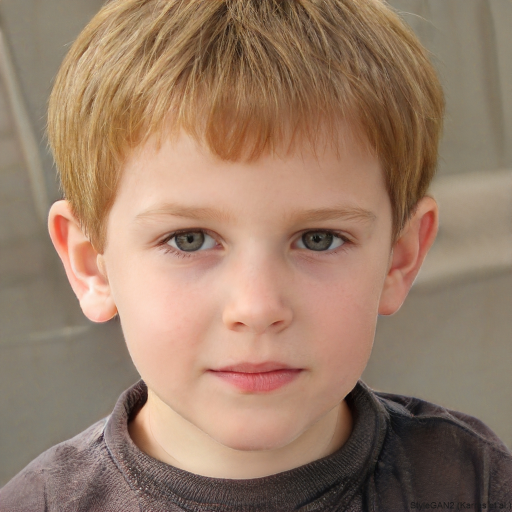
#> input picture faces/face_0001_130a2865.jpg, 1024 x 1024 px (shown at 1/2 size); its folder holds only this picture in this run
$ python -i core_backend.py   (imports and definitions only)
#> lines starting #> are read from the running program, lines starting #| are printed output that depends on the picture
#!/usr/bin/env python3
"""
Core Backend for Integrated Face Processing System
Combines downloading, embedding, and search functionality
"""

import requests
import os
import time
import hashlib
from typing import List, Dict, Any, Optional, Tuple, Set
import numpy as np
from PIL import Image
import io
import json
from datetime import datetime
import logging
from concurrent.futures import ThreadPoolExecutor, as_completed
import threading
from dataclasses import dataclass, asdict
import shutil
from pathlib import Path

# Try to import cv2, use fallback if not available
try:
    import cv2
    CV2_AVAILABLE = True
except ImportError:
    CV2_AVAILABLE = False

# Import ChromaDB
try:
    import chromadb
    from chromadb.config import Settings
    CHROMADB_AVAILABLE = True
except ImportError:
    CHROMADB_AVAILABLE = False

# Set up logging
# [1 line not run here, left out]
logger = logging.getLogger(__name__)

@dataclass
class FaceData:
    """Data class for face information"""
    face_id: str
    file_path: str
    features: Dict[str, Any]
    embedding: Optional[List[float]]
    timestamp: str
    image_hash: str

    def to_dict(self) -> Dict[str, Any]:
        return asdict(self)

@dataclass
class SystemConfig:
    """Configuration for the entire system"""
    faces_dir: str = "./faces"
    db_path: str = "./chroma_db"
    collection_name: str = "faces"
    download_delay: float = 1.0
    max_workers: int = 2
    batch_size: int = 50
    config_file: str = "system_config.json"

    # [15 lines left out: functions from_file, save_to_file, not called in this run]

class SystemStats:
    """Track system-wide statistics"""
    # [11 lines left out: function __init__, not called in this run]

    def increment_download_attempts(self):
        with self.lock:
            self.download_attempts += 1

    def increment_download_success(self):
        with self.lock:
            self.download_success += 1

    def increment_download_duplicates(self):
        with self.lock:
            self.download_duplicates += 1

    def increment_download_errors(self):
        with self.lock:
            self.download_errors += 1

    def increment_embed_processed(self):
        with self.lock:
            self.embed_processed += 1

    def increment_embed_success(self):
        with self.lock:
            self.embed_success += 1

    def increment_embed_errors(self):
        with self.lock:
            self.embed_errors += 1

    def increment_search_queries(self):
        with self.lock:
            self.search_queries += 1

    # [16 lines left out: function get_stats, not called in this run]

class FaceAnalyzer:
    """Analyze face images for features including demographics"""

    def __init__(self):
        self.cv2_available = CV2_AVAILABLE
        if not self.cv2_available:
            logger.warning("OpenCV not available. Using basic image analysis.")

    def analyze_face(self, image_path: str) -> Dict[str, Any]:
        """Analyze face image and extract features including demographics"""
#> called with image_path = '../faces/face_0001_130a2865.jpg'
        try:
            # Open image
            image = Image.open(image_path)
#> image is the input picture: PIL image 1024x1024 RGB; mean R, G, B 153.2, 125, 104.5

            # Basic features
            features = {
                'width': image.size[0],
                'height': image.size[1],
                'mode': image.mode,
                'size_bytes': os.path.getsize(image_path),
                'has_transparency': image.mode in ('RGBA', 'LA') or 'transparency' in image.info,
                'format': image.format
            }
#> features = {'width': 1024, 'height': 1024, 'mode': 'RGB', 'size_bytes': 566918, 'has_transparency': False, 'format': 'JPEG'}

            # Advanced features with OpenCV or PIL
            if self.cv2_available:
                cv_image = cv2.imread(image_path)
                if cv_image is not None:
                    # Color analysis
                    features.update(self._analyze_colors(cv_image))
                    # Face detection
                    face_info = self._detect_faces(cv_image)
                    features.update(face_info)
                    # Demographic analysis
                    features.update(self._analyze_demographics(cv_image, face_info))
            else:
                # Fallback to PIL-based analysis
                img_array = np.array(image)
                features.update(self._analyze_colors_pil(img_array))
                features.update(self._analyze_demographics_pil(img_array))

            return features

        except Exception as e:
            logger.error(f"Error analyzing image {image_path}: {e}")
            return {'error': str(e)}

    def _analyze_colors(self, cv_image) -> Dict[str, Any]:
        """Analyze color properties of the image"""
        try:
            # Convert to different color spaces
            hsv = cv2.cvtColor(cv_image, cv2.COLOR_BGR2HSV)
#> hsv: shape (1024, 1024, 3); mean H, S, V 18.3, 79.6, 153.3
            lab = cv2.cvtColor(cv_image, cv2.COLOR_BGR2LAB)
#> lab: shape (1024, 1024, 3); mean of channels 0, 1, 2 138.1, 135.9, 143.3

            # Calculate statistics
            bgr_mean = np.mean(cv_image, axis=(0, 1))
#> bgr_mean = [104.5, 125, 153.2]
            hsv_mean = np.mean(hsv, axis=(0, 1))
#> hsv_mean = [18.3, 79.56, 153.3]

            return {
                'dominant_color_bgr': bgr_mean.tolist(),
                'brightness': float(np.mean(cv2.cvtColor(cv_image, cv2.COLOR_BGR2GRAY))),
                'contrast': float(np.std(cv2.cvtColor(cv_image, cv2.COLOR_BGR2GRAY))),
                'saturation_mean': float(hsv_mean[1])
            }
        except Exception as e:
            return {'color_error': str(e)}

    # [15 lines left out: function _analyze_colors_pil, not called in this run]

    def _detect_faces(self, cv_image) -> Dict[str, Any]:
        """Detect faces in the image"""
        try:
            # Use Haar cascades for face detection
            face_cascade = cv2.CascadeClassifier(cv2.data.haarcascades + 'haarcascade_frontalface_default.xml')
            gray = cv2.cvtColor(cv_image, cv2.COLOR_BGR2GRAY)
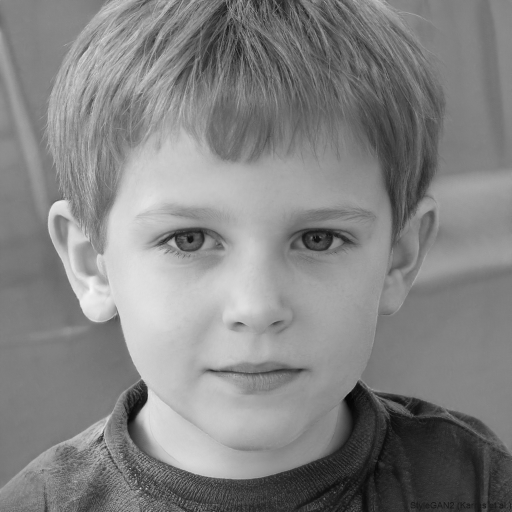
#> gray: shape (1024, 1024) (shown at 1/2 size); min 2, max 248, mean 131.1
            faces = face_cascade.detectMultiScale(gray, 1.1, 4)
#> faces = [[158, 229, 677, 677]]
#> in analyze_face, `face_info = self._detect_faces(cv_image)`: face_info = {'faces_detected': 1, 'face_regions': [[158, 229, 677, 677]]}

            return {
                'faces_detected': len(faces),
                'face_regions': faces.tolist() if len(faces) > 0 else []
            }
        except Exception as e:
            return {'face_detection_error': str(e)}

    def _analyze_demographics(self, cv_image, face_info: Dict[str, Any]) -> Dict[str, Any]:
        """Analyze demographic features: age, sex, skin tone, hair color"""
        demographics = {}

        try:
            h, w = cv_image.shape[:2]

            # Get face region or use center of image
            if face_info.get('faces_detected', 0) > 0 and len(face_info.get('face_regions', [])) > 0:
                x, y, fw, fh = face_info['face_regions'][0]
#> x = 158; y = 229; fw = 677; fh = 677
                face_region = cv_image[y:y+fh, x:x+fw]
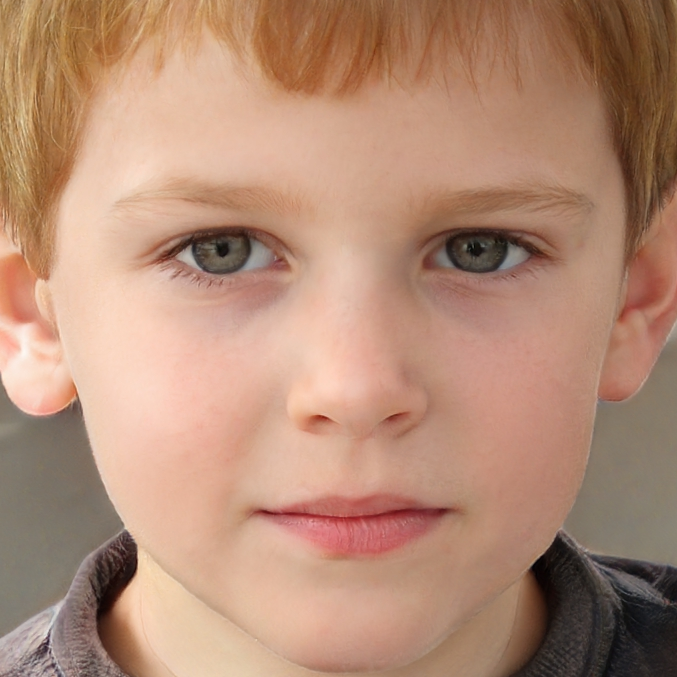
#> face_region: shape (677, 677, 3); mean B, G, R 117.7, 140.1, 180.3
            else:
                # Use center region as fallback
                cy, cx = h//2, w//2
                size = min(h, w) // 2
                y1, y2 = max(0, cy-size//2), min(h, cy+size//2)
                x1, x2 = max(0, cx-size//2), min(w, cx+size//2)
                face_region = cv_image[y1:y2, x1:x2]

            if face_region.size == 0:
                face_region = cv_image

            # Convert to different color spaces for analysis
            hsv_face = cv2.cvtColor(face_region, cv2.COLOR_BGR2HSV)
#> hsv_face: shape (677, 677, 3); mean H, S, V 14.2, 90.2, 180.3
            lab_face = cv2.cvtColor(face_region, cv2.COLOR_BGR2LAB)
#> lab_face: shape (677, 677, 3); mean of channels 0, 1, 2 155.9, 140.3, 146

            # Skin tone analysis (from face center region)
            fh, fw = face_region.shape[:2]
            skin_y1, skin_y2 = fh//3, 2*fh//3
            skin_x1, skin_x2 = fw//3, 2*fw//3
            skin_sample = face_region[skin_y1:skin_y2, skin_x1:skin_x2]
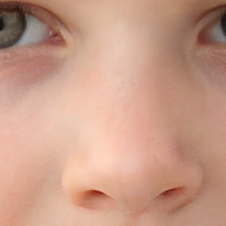
#> skin_sample: shape (226, 226, 3); mean B, G, R 135.7, 155.6, 200.3

            skin_tone = self._estimate_skin_tone(skin_sample)
#> in _estimate_skin_tone, `l_mean = np.mean(lab[:, :, 0])`: l_mean = 172.5
#> skin_tone = 'light'
            demographics['skin_tone'] = skin_tone
            demographics['skin_color'] = self._categorize_skin_color(skin_tone)

            # Hair color analysis (top portion of image)
            hair_region = cv_image[0:h//4, :]
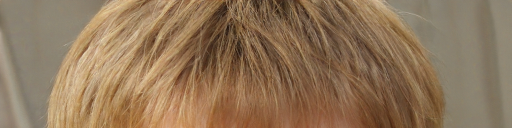
#> hair_region: shape (256, 1024, 3) (shown at 1/2 size); mean B, G, R 89.1, 117.6, 144.2
            hair_color = self._estimate_hair_color(hair_region)
            demographics['hair_color'] = hair_color

            # Age estimation (based on image characteristics)
            age_group = self._estimate_age_group(face_region)
            demographics['age_group'] = age_group
            demographics['estimated_age'] = self._age_group_to_range(age_group)

            # Sex estimation (based on facial features and colors)
            sex = self._estimate_sex(face_region, hair_color, skin_tone)
            demographics['estimated_sex'] = sex

        except Exception as e:
            logger.error(f"Error in demographic analysis: {e}")
            demographics['demographic_error'] = str(e)

        return demographics

    # [50 lines left out: function _analyze_demographics_pil, not called in this run]

    def _estimate_skin_tone(self, skin_sample) -> str:
        """Estimate skin tone from skin sample"""
        try:
            lab = cv2.cvtColor(skin_sample, cv2.COLOR_BGR2LAB)
            l_mean = np.mean(lab[:, :, 0])  # Lightness channel

            # Fitzpatrick-inspired scale
            if l_mean > 200:
                return 'very_light'
            elif l_mean > 170:
                return 'light'
            elif l_mean > 140:
                return 'medium'
            elif l_mean > 110:
                return 'tan'
            elif l_mean > 80:
                return 'brown'
            else:
                return 'dark'
        except:
            return 'unknown'

    def _categorize_skin_color(self, skin_tone: str) -> str:
        """Categorize skin tone into broad categories"""
        tone_map = {
            'very_light': 'light',
            'light': 'light',
            'medium': 'medium',
            'tan': 'medium',
            'brown': 'dark',
            'dark': 'dark'
        }
        return tone_map.get(skin_tone, 'unknown')

    def _estimate_hair_color(self, hair_region) -> str:
        """Estimate hair color from top region"""
        try:
            # Convert to HSV for better color detection
            hsv = cv2.cvtColor(hair_region, cv2.COLOR_BGR2HSV)
#> hsv: shape (256, 1024, 3); mean H, S, V 16.3, 98.9, 144.2
            h_mean = np.mean(hsv[:, :, 0])
#> h_mean = 16.31
            s_mean = np.mean(hsv[:, :, 1])
#> s_mean = 98.89
            v_mean = np.mean(hsv[:, :, 2])
#> v_mean = 144.2
#> in _analyze_demographics, `hair_color = self._estimate_hair_color(hair_region)`: hair_color = 'brown'

            # Black/dark hair
            if v_mean < 50:
                return 'black'
            # Gray/white hair
            elif s_mean < 30 and v_mean > 150:
                return 'gray'
            elif s_mean < 30 and v_mean > 100:
                return 'light_gray'
            # Brown hair
            elif h_mean < 30 and v_mean < 150:
                return 'brown'
            elif h_mean < 30 and v_mean < 100:
                return 'dark_brown'
            # Blonde hair
            elif h_mean < 40 and v_mean > 150:
                return 'blonde'
            # Red hair
            elif h_mean < 20 or h_mean > 340:
                return 'red'
            # Other colors
            else:
                return 'other'

        except:
            return 'unknown'

    # [15 lines left out: function _rgb_to_hair_color, not called in this run]

    def _estimate_age_group(self, face_region) -> str:
        """Estimate age group from facial characteristics"""
        try:
            # Analyze texture and smoothness
            gray = cv2.cvtColor(face_region, cv2.COLOR_BGR2GRAY)
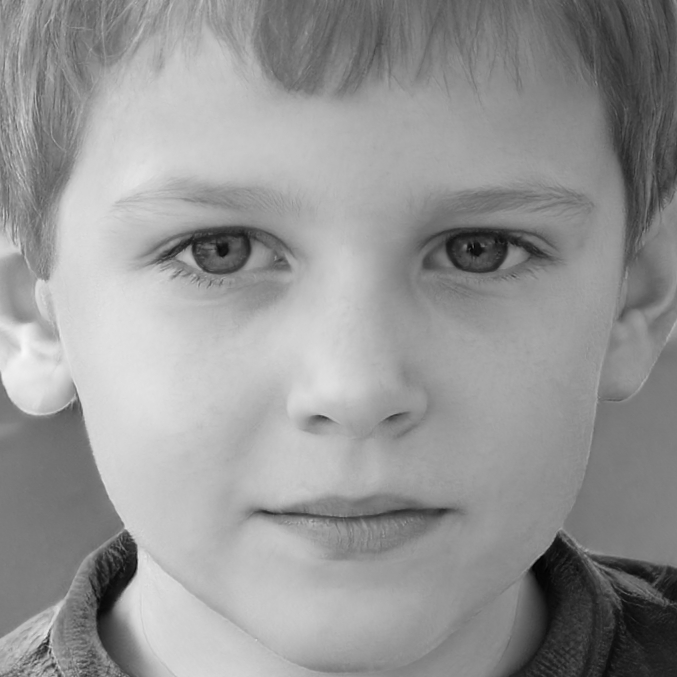
#> gray: shape (677, 677); min 2, max 248, mean 149.6

            # Calculate variance (smoother = younger)
            variance = np.var(gray)
#> variance = 2012.8

            # Calculate edge density (more edges = older)
            edges = cv2.Canny(gray, 50, 150)
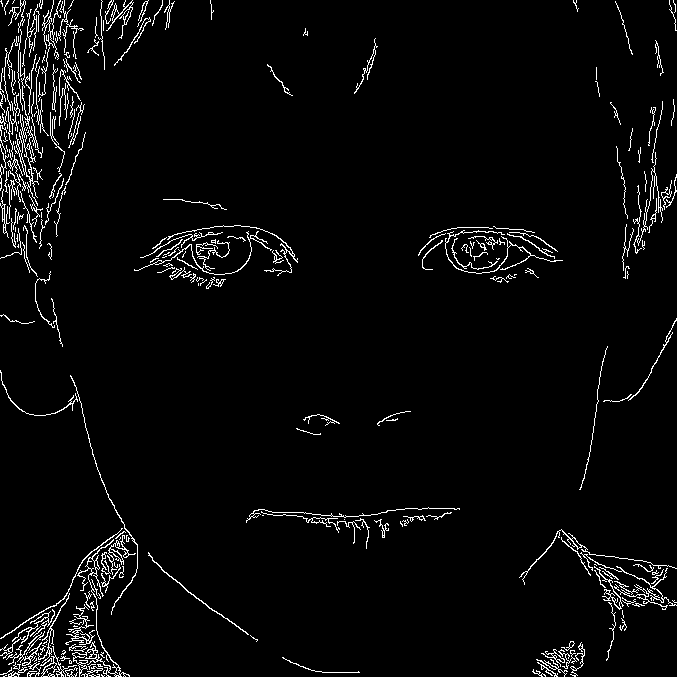
#> edges: shape (677, 677); 3.4% white in thin lines or dots
            edge_density = np.count_nonzero(edges) / edges.size
#> edge_density = 0.0339
#> in _analyze_demographics, `age_group = self._estimate_age_group(face_region)`: age_group = 'senior'

            # Simple heuristic
            if variance < 300 and edge_density < 0.05:
                return 'child'
            elif variance < 600 and edge_density < 0.08:
                return 'young_adult'
            elif variance < 900 and edge_density < 0.12:
                return 'adult'
            elif variance < 1200 and edge_density < 0.15:
                return 'middle_aged'
            else:
                return 'senior'

        except:
            return 'adult'

    def _age_group_to_range(self, age_group: str) -> str:
        """Convert age group to age range"""
        age_ranges = {
            'child': '0-12',
            'young_adult': '18-25',
            'adult': '25-40',
            'middle_aged': '40-60',
            'senior': '60+'
        }
        return age_ranges.get(age_group, '25-40')

    def _estimate_sex(self, face_region, hair_color: str, skin_tone: str) -> str:
        """Estimate biological sex from facial features"""
#> called with hair_color = 'brown', skin_tone = 'light'
        try:
            # Analyze facial structure and features
            gray = cv2.cvtColor(face_region, cv2.COLOR_BGR2GRAY)

            # Calculate aspect ratio (males tend to have wider faces)
            h, w = gray.shape
            aspect_ratio = w / h if h > 0 else 1.0

            # Analyze jawline sharpness (males tend to have sharper jawlines)
            bottom_third = gray[2*h//3:, :]
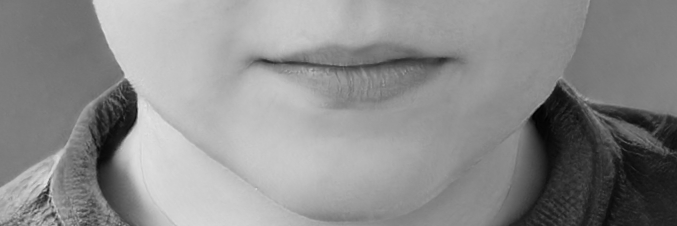
#> bottom_third: shape (226, 677); min 2, max 229, mean 139.9
            jaw_variance = np.var(bottom_third)
#> jaw_variance = 2505.8

            # Analyze skin smoothness (females tend to have smoother skin)
            skin_variance = np.var(gray)
#> skin_variance = 2012.8

            # Simple heuristic combination
            male_score = 0
            female_score = 0

            if aspect_ratio > 0.85:
                male_score += 1
            else:
                female_score += 1

            if jaw_variance > 500:
                male_score += 1
            else:
                female_score += 1

            if skin_variance < 600:
                female_score += 1
            else:
                male_score += 1

            if male_score > female_score:
                return 'male'
            elif female_score > male_score:
                return 'female'
            else:
                return 'unknown'

        except:
            return 'unknown'

class FaceEmbedder:
    """Create embeddings for face images"""

    def __init__(self):
        # Simple embedding using image statistics
        self.embedding_size = 512

    # [90 lines left out: functions create_embedding, _create_statistical_embedding, not called in this run]

class DatabaseManager:
    """Manage ChromaDB operations"""

    # [159 lines left out: functions __init__, initialize, add_face, search_faces, search_by_metadata, hybrid_search and 1 more, not called in this run]

class FaceDownloader:
    """Download faces from ThisPersonDoesNotExist.com"""

    # [174 lines left out: functions __init__, _load_existing_hashes, _get_file_hash, download_face, _json_numpy_fallback, start_download_loop, not called in this run]

    def stop_download_loop(self):
        """Stop download loop"""
        self.running = False

class FaceProcessor:
    """Process faces for embedding"""

    # [74 lines left out: functions __init__, process_face_file, _get_file_hash, process_all_faces, not called in this run]

class IntegratedFaceSystem:
    """Main system integrating all components"""

    # [28 lines left out: functions __init__, initialize, get_system_status, not called in this run]

>>> result = FaceAnalyzer().analyze_face('../faces/face_0001_130a2865.jpg')
#> in _analyze_demographics, `sex = self._estimate_sex(face_region, hair_color, skin_tone)`: sex = 'male'
#> result = 18 items

$ run again, on faces/face_0002_40e91e53.jpg
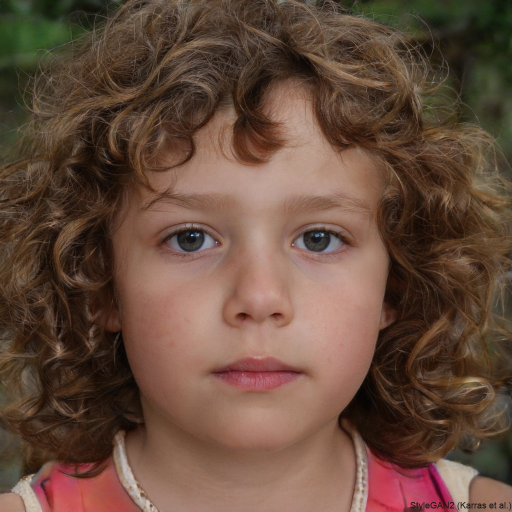
#> input picture faces/face_0002_40e91e53.jpg, 1024 x 1024 px (shown at 1/2 size)
#> in analyze_face, image is the input picture: PIL image 1024x1024 RGB; mean R, G, B 102.7, 75.5, 60.7
#> features = {'width': 1024, 'height': 1024, 'mode': 'RGB', 'size_bytes': 640294, 'has_transparency': False, 'format': 'JPEG'}
#> bgr_mean = [60.71, 75.52, 102.7]
#> hsv_mean = [17.73, 116.8, 103.3]
#> faces = [[187, 231, 657, 657]]
#> face_info = {'faces_detected': 1, 'face_regions': [[187, 231, 657, 657]]}
#> x = 187; y = 231; fw = 657
#> hsv_face: shape (657, 657, 3); mean H, S, V 12.4, 114.3, 124.1
#> lab_face: shape (657, 657, 3); mean of channels 0, 1, 2 103.5, 140, 141.6
#> l_mean = 141.8
#> skin_tone = 'medium'
#> h_mean = 20.22
#> s_mean = 109.4
#> v_mean = 75.5
#> hair_color = 'brown'
#> variance = 2254.8
#> in _estimate_age_group, `edges = cv2.Canny(gray, 50, 150)`:
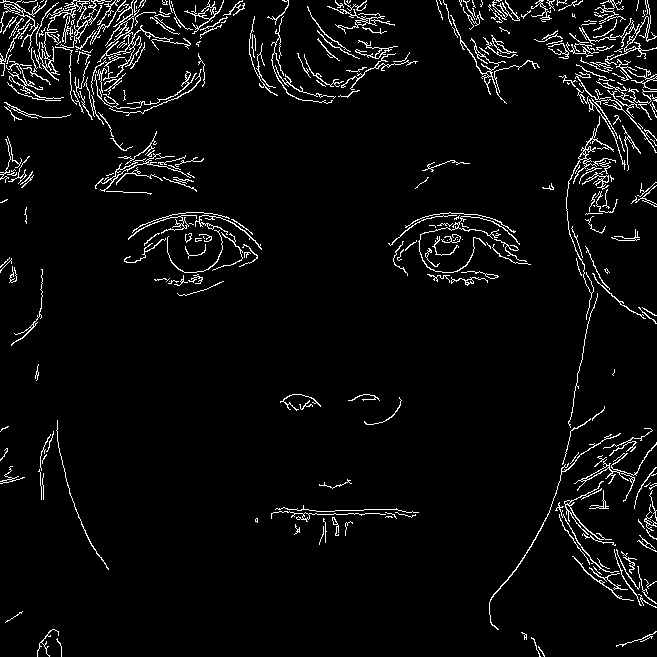
#> edges: shape (657, 657); 4.5% white in thin lines or dots
#> edge_density = 0.0446
#> age_group = 'senior'
#> in _estimate_sex, `bottom_third = gray[2*h//3:, :]`:
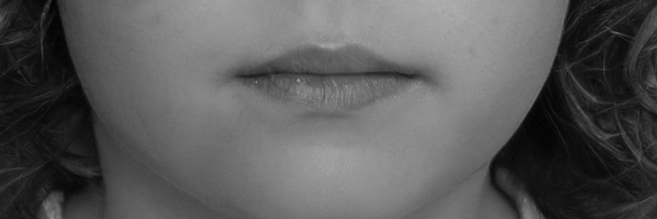
#> bottom_third: shape (219, 657); min 2, max 176, mean 89.7
#> jaw_variance = 2312.9
#> skin_variance = 2254.8
#> sex = 'male'
#> result = 18 items
